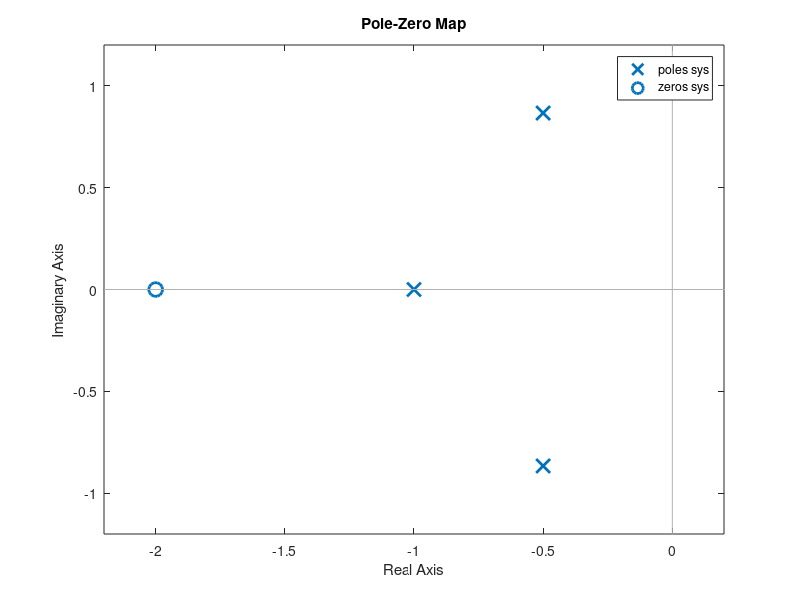
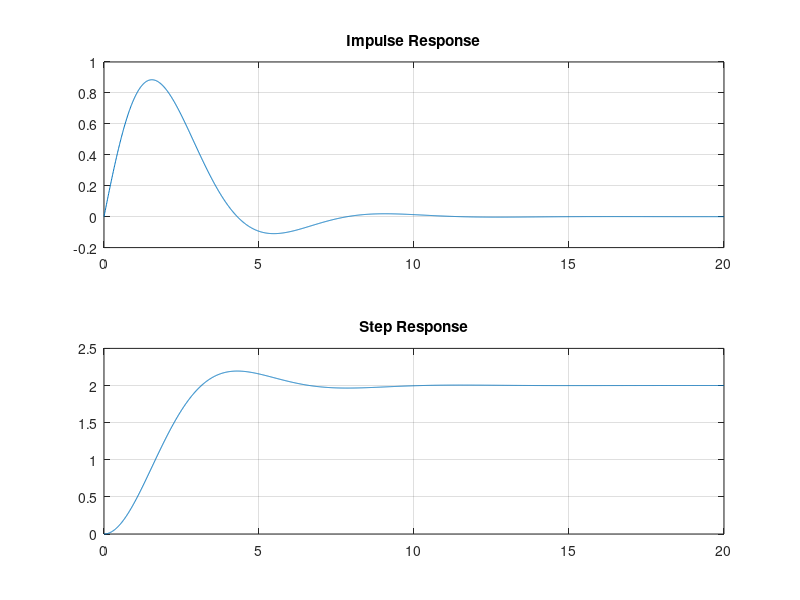

Reproduce these figures in MATLAB, in order. (Note: this script raises an error after producing the figures.)
num = [1 2];
den = [1 2 2 1];

sys = tf(num, den);

%poles
poles = roots(den)

figure(1);
pzmap(sys);
grid;

t = 0:0.01:20;

figure(2);

%impulse response
h = impulse(sys, t);
subplot(2, 1, 1);
plot(t, h); grid;
title('Impulse Response');

%step response
u = step(sys, t);
subplot(2, 1, 2);
plot(t, u); grid;
title('Step Response');

figure(3);

%frequence response
[H, w] = freqs(num, den);
subplot(2, 1, 1);
plot(w, abs(H)); grid;    %amplitude
title('Amplitude Response');
subplot(2, 1, 2);
plot(w, angle(H)); grid;  %phase
title('Phase Response');
